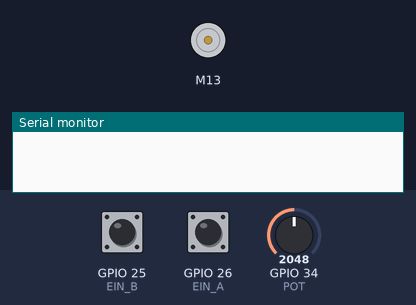
A sketch run on a simulated ESP32. Parts: DC motor (green arrow = forward, orange = backward, longer = faster), the last lines printed to the serial monitor. The inputs (shaded band) are chosen by the test bench; at power-on: GPIO 26 (EIN_A) HIGH, GPIO 25 (EIN_B) HIGH, GPIO 34 (POT) = 2048.

Above: at 1.2 s.
1.3 s: GPIO 26 (EIN_A) pulled LOW for 0.15 s
At 2.2 s:
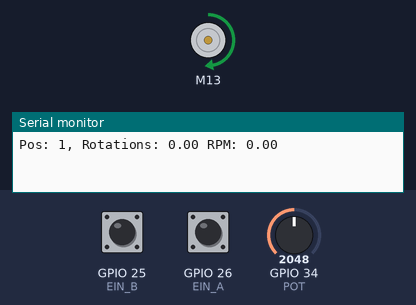
2.9 s: GPIO 26 (EIN_A) pulled LOW for 1 s
Timing chart, 0 to 5.9 s (numbered marks = the images above; inputs shaded):
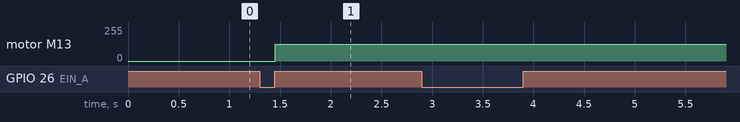

The sketch:

main.ino
```cpp
#include "CytronMotorDriver.h"

#define EIN_A 26 // YELLOW
#define EIN_B 25 // WHITE

#define MPIN_1 13 // white
#define MPIN_2 12 // yellow

#define POT 34 //yellow

#define GEAR_RATIO 30
#define COUNTS_PER_REVOLUTION 16
int POT_MAX = 4095;


float enc_to_rot = 1.0/(GEAR_RATIO*COUNTS_PER_REVOLUTION);
volatile int posi = 0;
volatile int veli = 0;
volatile int prev = 0;

// Configure the motor driver.
CytronMD motor(PWM_DIR, MPIN_1, MPIN_2);


// Interrupt variables
volatile bool deltaT = false;
hw_timer_t * timer0 = NULL;
portMUX_TYPE timerMux0 = portMUX_INITIALIZER_UNLOCKED;
portMUX_TYPE encoderMux = portMUX_INITIALIZER_UNLOCKED;

void IRAM_ATTR onTime0() {
  portENTER_CRITICAL_ISR(&timerMux0);
  //portENTER_CRITICAL(&encoderMux);
  veli = prev - posi;
  prev = posi;
  //portEXIT_CRITICAL(&encoderMux);
  portEXIT_CRITICAL_ISR(&timerMux0);
}


void readEncoder(){
  portENTER_CRITICAL_ISR(&encoderMux);
  deltaT = true;
  int b = digitalRead(EIN_B);
  if(b > 0){
    posi++;
  }
  else{
    posi--;
  }
  portEXIT_CRITICAL_ISR(&encoderMux);
}


void setup() {
  Serial.begin(9600);
  pinMode(EIN_A, INPUT_PULLUP);
  pinMode(EIN_B, INPUT_PULLUP);
  attachInterrupt(digitalPinToInterrupt(EIN_A),readEncoder,RISING);
  //motor.setSpeed(256);

  timer0 = timerBegin(0, 80, true);
  timerAttachInterrupt(timer0, &onTime0, true);
  timerAlarmWrite(timer0, 1000000, true); // 1000000 * 1 us = 5 s,
  timerAlarmEnable(timer0);
}

void loop() {
  int pos = 0;
  if(deltaT) {
    portENTER_CRITICAL(&encoderMux);
    deltaT = false;
    pos = posi;
    portEXIT_CRITICAL(&encoderMux);
    float rotations = pos*enc_to_rot;
    float rpm = veli*enc_to_rot*60;

    int potValue = analogRead(POT);
    int pwmValue = map(potValue, 0, POT_MAX, 0, 255);
    motor.setSpeed(pwmValue);

    Serial.print("Pos: ");
    Serial.print(pos);
    Serial.print(", Rotations: ");
    Serial.print(rotations);
    Serial.print(" RPM: ");
    Serial.println(rpm);
  }
}
```

Measured:
- after the input at 1.3 s, motor M13: stopped → forward 127/255 after 0.15 s
